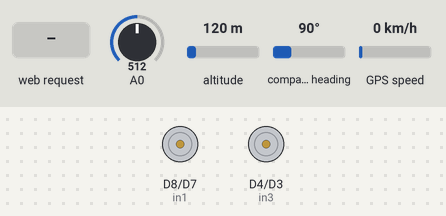
Recording of a sketch running on a simulated ESP8266 (NodeMCU). On the bench: motor-driver pin pairs drawn as motors (green arrow = first pin HIGH = forward, orange = second pin HIGH = backward, longer = more drive, scaled by the enable pin). The test bench sets the inputs (shaded band); at power-on: A0 = 512, altitude 120 m, compass heading 90°, GPS speed 0 km/h. WiFi joins after 1.5 s; servers stay silent unless stated; uploads are accepted with an empty reply; the GPS gets a fix after 3 s at 37.7749, -122.4194 with 8 satellites; what the sketch prints to the serial monitor is not drawn.

Above: at 2.7 s.
2.8 s: HTTP request GET /?State=F received
At 3.2 s:
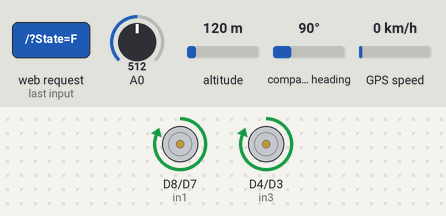
4.3 s: HTTP request GET /?State=B received
At 5.6 s:
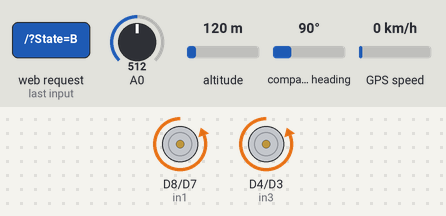
6.2 s: HTTP request GET /?State=R received
At 7.0 s:
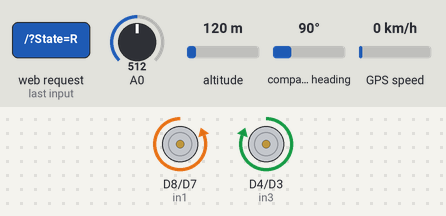
7.7 s: HTTP request GET /?State=L received
At 8.3 s:
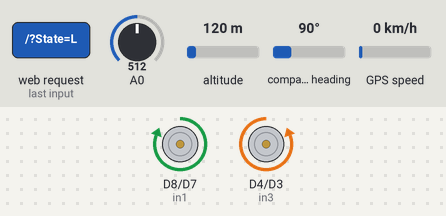
Timing chart, 0 to 10.7 s (numbered marks = the images above; inputs shaded):
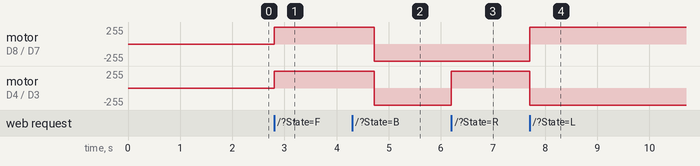

Measured:
- after the input at 2.8 s, motor on D8 (in1) / D7 (in2), motor on D4 (in3) / D3 (in4): stopped → forward 255/255 at once
- after the input at 4.3 s, motor on D8 (in1) / D7 (in2), motor on D4 (in3) / D3 (in4): forward 255/255 → backward 255/255 after 0.43 s
- after the input at 6.2 s, motor on D4 (in3) / D3 (in4): backward 255/255 → forward 255/255 at once
- after the input at 7.7 s, motor on D8 (in1) / D7 (in2): backward 255/255 → forward 255/255 at once; motor on D4 (in3) / D3 (in4): forward 255/255 → backward 255/255 at once

The sketch:

v4.ino
```cpp
#include <ESP8266WiFi.h>
#include <ESP8266HTTPClient.h>
#include <WiFiClient.h>
#include <SoftwareSerial.h>
#include <TinyGPS++.h>
#include <ESP8266WebServer.h>
#include <ArduinoOTA.h>


//-----------------------------------------------------------------------------------

#define WIFI_SSID ""
#define WIFI_PASSWORD ""
//-----------------------------------------------------------------------------------

float lat;  //Storing the Latitude
float lon;
String latitude;
String longitude;  //Storing the Longitude

// Metal detector post management
float met_lat = 0;
float met_lon = 0;


//MQ-137 post manahement
float mq_lat = 0;
float mq_lon = 0;


const char* serverName = "http://*.*.*.*/post-esp-data--.php/";     // Domain name and URL path or IP address with path
const char* serverName2 = "http://*.*.*.*/post-esp-data--MQ.php/";  // Domain name and URL path or IP address with path

String apiKeyValue = "";  // Ie apiKeyValue value


//-----------------------------------------------------------------------------------
//GPS Module RX pin to NodeMCU D1
//GPS Module TX pin to NodeMCU D2
const int RXPin = 4, TXPin = 5;
SoftwareSerial neo6m(RXPin, TXPin);
TinyGPSPlus gps;
//-----------------------------------------------------------------------------------

// MQ-137 CONNECTION
float RL = 47;     //The value of resistor RL is 47K
float m = -0.263;  //Enter calculated Slope
float b = 0.42;    //Enter calculated intercept
float Ro = 20;     //Enter found Ro value


// MQ-137 Read
float VRL;    //Voltage drop across the MQ sensor
float Rs;     //Sensor resistance at gas concentration
float ratio;  //Define variable for ratio

// connections for drive Motor FR & BR
int enA = 14;
int in1 = 15;
int in2 = 13;

// connections for drive Motor FL & BL
int in3 = 2;
int in4 = 0;
int enB = 12;

String command;    // String to store app command state.
int SPEED = 1023;  // 330 - 1023.
int speed_Coeff = 3;

ESP8266WebServer server(80);  // Create a webserver object that listens for HTTP request on port 80

unsigned long previousMillis = 0;

//MMMMMMMMMMMMMMMMMMMMMMMMMMMMMMMMMMMMMMMMMMMMMMMMMMMMMMMMMMMMMMMMMMMMMMMMMMMMMMMMMM
void setup() {

  Serial.begin(115200);

  neo6m.begin(9600);
  pinMode(D0, INPUT);
  // Serial.println("Intitialising");
  // Serial.println("------------------------------------------------");
  // Set all the motor control pins to outputs
  pinMode(enA, OUTPUT);
  pinMode(in1, OUTPUT);
  pinMode(in2, OUTPUT);
  pinMode(in3, OUTPUT);
  pinMode(in4, OUTPUT);
  pinMode(enB, OUTPUT);

  // Set the speed to start, from 0 (off) to 1023 (max speed)
  analogWrite(enA, SPEED);
  analogWrite(enB, SPEED);

  // Turn off motors - Initial state
  digitalWrite(in1, LOW);
  digitalWrite(in2, LOW);
  digitalWrite(in3, LOW);
  digitalWrite(in4, LOW);

  wifiConnect();

  server.on("/", HTTP_handleRoot);     // call the 'handleRoot' function when a client requests URI "/"
  server.onNotFound(HTTP_handleRoot);  // when a client requests an unknown URI (i.e. something other than "/"), call function "handleNotFound"
  server.begin();                      // actually start the server

  ArduinoOTA.begin();  // enable to receive update/uploade firmware via Wifi OTA
}
//MMMMMMMMMMMMMMMMMMMMMMMMMMMMMMMMMMMMMMMMMMMMMMMMMMMMMMMMMMMMMMMMMMMMMMMMMMMMMMMMMM


//MMMMMMMMMMMMMMMMMMMMMMMMMMMMMMMMMMMMMMMMMMMMMMMMMMMMMMMMMMMMMMMMMMMMMMMMMMMMMMMMMM
void loop() {

  smartdelay_gps(1);


  VRL = analogRead(A0) * (3.3 / 1023.0);          //Measure the voltage drop and convert to 0-5V
  Rs = ((5.0 * RL) / VRL) - RL;                   //Use formula to get Rs value
  ratio = Rs / Ro;                                // find ratio Rs/Ro
  float ppm = pow(10, ((log10(ratio) - b) / m));  //use formula to calculate ppm
  float comparator = ppm * 1000;                  // value to be used in if statement comparison


  //Measure voltage of metal detector
  int sensorValue = analogRead(D0);
  float voltage = sensorValue * (3.3 / 1023.0);


  //Display results for both sensors in serial monitor
  Serial.print("voltage: ");
  Serial.println(voltage);
  Serial.print("ppm: ");
  Serial.println(ppm);
  Serial.print("VRL: ");
  Serial.println(VRL);

  // for metal detector
  if (voltage >= 3) {


    if (gps.location.isValid()) {
      float lat = gps.location.lat();
      float lon = gps.location.lng();

      if((met_lat!=lat) && (met_lon!=lon)){
        String latitude = String(lat, 6);
        String longitude = String(lon, 6);

        //update post management
        met_lat = lat;
        met_lon = lon;

        //-------------------------------------------------------------
        //Send to Serial Monitor for Debugging
        //Serial.print("LAT:  ");
        //Serial.println(latitude);  // float to x decimal places
        //Serial.print("LONG: ");
        //Serial.println(longitude);
        //-------------------------------------------------------------

        //-------------------------------------------------------------
        if (WiFi.status() == WL_CONNECTED) {
          WiFiClient client;
          HTTPClient http;

          // Your Domain name with URL path or IP address with path
          http.begin(client, serverName);

          http.addHeader("Content-Type", "application/x-www-form-urlencoded");

          String httpRequestData = "api_key=" + apiKeyValue + "&longitude=" + longitude
                                   + "&latitude=" + latitude + "";


          int httpResponseCode = http.POST(httpRequestData);

          //if (httpResponseCode > 0) {
          //Serial.print("HTTP Response code: ");
          //Serial.println(httpResponseCode);

          Serial.print(httpRequestData);

          //} else {
          //Serial.print("Error code: ");
          //Serial.println(http.errorToString(httpResponseCode).c_str());
          //}
          //Free resources
          http.end();
        }
        else {
          Serial.println("WiFi Disconnected");
        }
        //Send an HTTP POST request every 30 seconds
        delay(1);
      }
    } else {
      Serial.println("No valid GPS data found.");
    }

    delay(5);
  }

  //for MQ-137
  if (ppm >= 0.01) {

    if (gps.location.isValid()) {

      float lat = gps.location.lat();
      float lon = gps.location.lng();

      if((mq_lat!=lat) && (mq_lon!=lon)){
        String latitude = String(lat, 6);
        String longitude = String(lon, 6);

        //update post management
        mq_lat = lat;
        mq_lon = lon;

        //-------------------------------------------------------------
        //Send to Serial Monitor for Debugging
        //Serial.print("LAT:  ");
        //Serial.println(latitude);  // float to x decimal places
        //Serial.print("LONG: ");
        //Serial.println(longitude);
        //-------------------------------------------------------------

        //-------------------------------------------------------------
        if (WiFi.status() == WL_CONNECTED) {
          WiFiClient client;
          HTTPClient http;

          // Your Domain name with URL path or IP address with path
          http.begin(client, serverName2);

          http.addHeader("Content-Type", "application/x-www-form-urlencoded");

          String httpRequestData = "api_key=" + apiKeyValue + "&longitude=" + longitude
                                   + "&latitude=" + latitude + "";


          int httpResponseCode = http.POST(httpRequestData);

          //if (httpResponseCode > 0) {
          //Serial.print("HTTP Response code: ");
          //Serial.println(httpResponseCode);

          Serial.print(httpRequestData);

          //} else {
          //Serial.print("Error code: ");
          //Serial.println(http.errorToString(httpResponseCode).c_str());
          //}
          //Free resources
          http.end();
        } else {
          Serial.println("WiFi Disconnected");
        }
        //Send an HTTP POST request every 30 seconds
        delay(1000);
      }
    } else {
      Serial.println("No valid GPS data found.");
    }

    delay(5);
  }


  ArduinoOTA.handle();    // listen for update OTA request from clients
  server.handleClient();  // listen for HTTP requests from clients

  command = server.arg("State");  // check HTPP request, if has arguments "State" then saved the value
  if (command == "F") Forward();  // check string then call a function or set a value
  else if (command == "B") Backward();
  else if (command == "R") TurnRight();
  else if (command == "L") TurnLeft();
  else if (command == "G") ForwardLeft();
  else if (command == "H") BackwardLeft();
  else if (command == "I") ForwardRight();
  else if (command == "J") BackwardRight();
  else if (command == "S") Stop();
  else if (command == "0") SPEED = 330;
  else if (command == "1") SPEED = 400;
  else if (command == "2") SPEED = 470;
  else if (command == "3") SPEED = 540;
  else if (command == "4") SPEED = 610;
  else if (command == "5") SPEED = 680;
  else if (command == "6") SPEED = 750;
  else if (command == "7") SPEED = 820;
  else if (command == "8") SPEED = 890;
  else if (command == "9") SPEED = 960;
  else if (command == "q") SPEED = 1023;
}
//MMMMMMMMMMMMMMMMMMMMMMMMMMMMMMMMMMMMMMMMMMMMMMMMMMMMMMMMMMMMMMMMMMMMMMMMMMMMMMMMMM


//MMMMMMMMMMMMMMMMMMMMMMMMMMMMMMMMMMMMMMMMMMMMMMMMMMMMMMMMMMMMMMMMMMMMMMMMMMMMMMMMMM
static void smartdelay_gps(unsigned long ms) {
  unsigned long start = millis();
  do {
    while (neo6m.available())
      gps.encode(neo6m.read());
  } while (millis() - start < ms);
}
//MMMMMMMMMMMMMMMMMMMMMMMMMMMMMMMMMMMMMMMMMMMMMMMMMMMMMMMMMMMMMMMMMMMMMMMMMMMMMMMMMM


//MMMMMMMMMMMMMMMMMMMMMMMMMMMMMMMMMMMMMMMMMMMMMMMMMMMMMMMMMMMMMMMMMMMMMMMMMMMMMMMMMM
void wifiConnect() {
  WiFi.begin(WIFI_SSID, WIFI_PASSWORD);
  Serial.print("Connecting to Wi-Fi");
  while (WiFi.status() != WL_CONNECTED) {
    Serial.print(".");
    delay(300);
  }
  Serial.println();
  Serial.print("Connected with IP: ");
  Serial.println(WiFi.localIP());
  Serial.println();
}
//MMMMMMMMMMMMMMMMMMMMMMMMMMMMMMMMMMMMMMMMMMMMMMMMMMMMMMMMMMMMMMMMMMMMMMMMMMMMMMMMMM


// function prototypes for HTTP handlers
void HTTP_handleRoot(void) {
  server.send(200, "text/html", "");  // Send HTTP status 200 (Ok) and send some text to the browser/client

  if (server.hasArg("State")) {
    Serial.println(server.arg("State"));
  }
}

void handleNotFound() {
  server.send(404, "text/plain", "404: Not found");  // Send HTTP status 404 (Not Found) when there's no handler for the URI in the request
}

// function to move forward
void Forward() {
  analogWrite(enA, SPEED);
  digitalWrite(in1, HIGH);
  digitalWrite(in2, LOW);
  digitalWrite(in3, HIGH);
  digitalWrite(in4, LOW);
  analogWrite(enB, SPEED);
}

// function to move backward
void Backward() {
  analogWrite(enA, SPEED);
  digitalWrite(in1, LOW);
  digitalWrite(in2, HIGH);
  digitalWrite(in3, LOW);
  digitalWrite(in4, HIGH);
  analogWrite(enB, SPEED);
}

// function to turn right
void TurnRight() {
  analogWrite(enA, SPEED);
  digitalWrite(in1, LOW);
  digitalWrite(in2, HIGH);
  digitalWrite(in3, HIGH);
  digitalWrite(in4, LOW);
  analogWrite(enB, SPEED);
}

// function to turn left
void TurnLeft() {
  analogWrite(enA, SPEED);
  digitalWrite(in1, HIGH);
  digitalWrite(in2, LOW);
  digitalWrite(in3, LOW);
  digitalWrite(in4, HIGH);
  analogWrite(enB, SPEED);
}

// function to move forward left
void ForwardLeft() {
  analogWrite(enA, SPEED);
  digitalWrite(in1, HIGH);
  digitalWrite(in2, LOW);
  digitalWrite(in3, HIGH);
  digitalWrite(in4, LOW);
  analogWrite(enB, SPEED / speed_Coeff);
}

// function to move backward left
void BackwardLeft() {
  analogWrite(enA, SPEED);
  digitalWrite(in1, LOW);
  digitalWrite(in2, HIGH);
  digitalWrite(in3, LOW);
  digitalWrite(in4, HIGH);
  analogWrite(enB, SPEED / speed_Coeff);
}

// function to move forward right
void ForwardRight() {
  analogWrite(enA, SPEED / speed_Coeff);
  digitalWrite(in1, HIGH);
  digitalWrite(in2, LOW);
  digitalWrite(in3, HIGH);
  digitalWrite(in4, LOW);
  analogWrite(enB, SPEED);
}

// function to move backward right
void BackwardRight() {
  analogWrite(enA, SPEED / speed_Coeff);
  digitalWrite(in1, LOW);
  digitalWrite(in2, HIGH);
  digitalWrite(in3, LOW);
  digitalWrite(in4, HIGH);
  analogWrite(enB, SPEED);
}

// function to stop motors
void Stop() {
  analogWrite(enA, 0);
  digitalWrite(in1, LOW);
  digitalWrite(in2, LOW);
  digitalWrite(in3, LOW);
  digitalWrite(in4, LOW);
  analogWrite(enB, 0);
}
```
